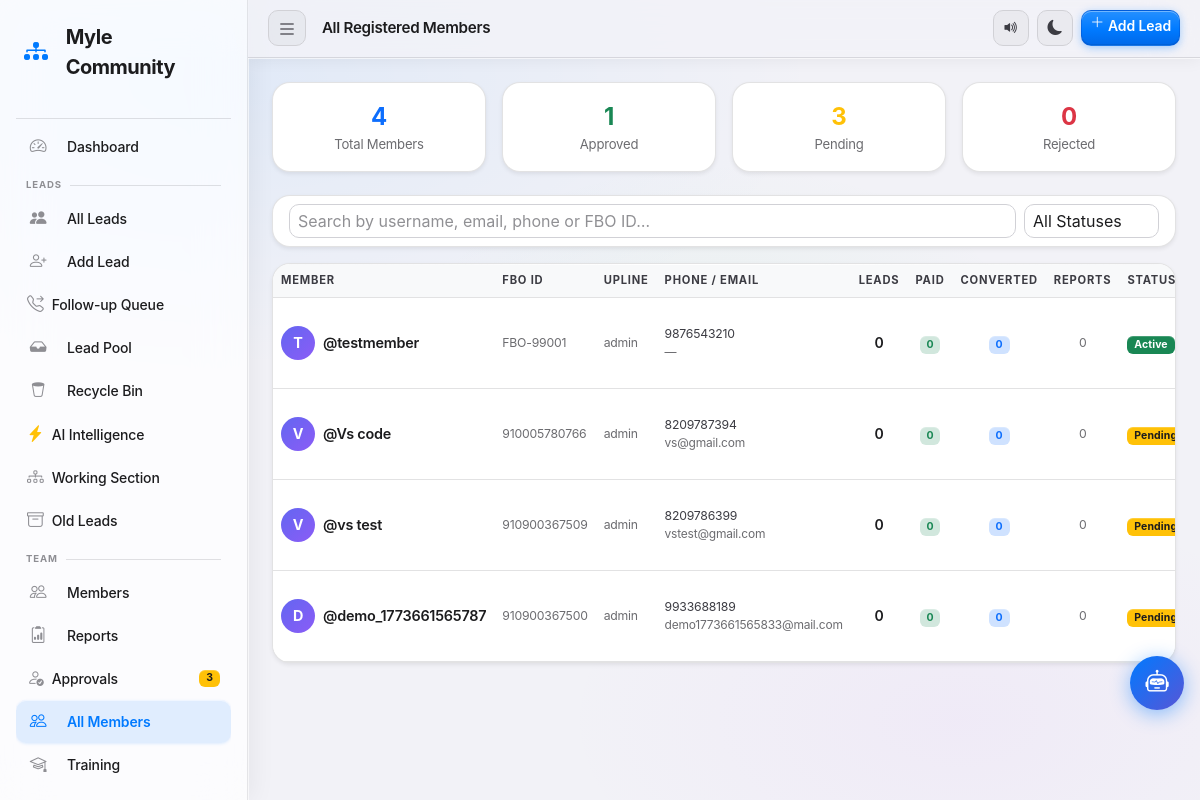
The page /admin/members (signed in) on the database its author committed.
### tables this page shows
CREATE TABLE users (
            id         INTEGER PRIMARY KEY AUTOINCREMENT,
            username   TEXT    NOT NULL UNIQUE,
            password   TEXT    NOT NULL,
            role       TEXT    NOT NULL DEFAULT 'team',
            created_at TEXT    NOT NULL DEFAULT (datetime('now','localtime'))
        , fbo_id TEXT NOT NULL DEFAULT '', upline_name TEXT NOT NULL DEFAULT '', phone TEXT NOT NULL DEFAULT '', status TEXT NOT NULL DEFAULT 'pending', email TEXT NOT NULL DEFAULT '', display_picture TEXT NOT NULL DEFAULT '', calling_reminder_time TEXT NOT NULL DEFAULT '', training_required INTEGER NOT NULL DEFAULT 0, training_status TEXT NOT NULL DEFAULT 'not_required', joining_date TEXT NOT NULL DEFAULT '', certificate_path TEXT NOT NULL DEFAULT '', badges_json TEXT NOT NULL DEFAULT '[]', test_score INTEGER NOT NULL DEFAULT -1, test_attempts INTEGER NOT NULL DEFAULT 0, upline_username TEXT NOT NULL DEFAULT '', certificate_blob TEXT NOT NULL DEFAULT '');

### app.py (the view)
@app.route('/admin/members')
@admin_required
@safe_route
def admin_members():
    db = get_db()
    users = db.execute(
        "SELECT * FROM users WHERE role IN ('team','leader') ORDER BY role, status, created_at DESC"
    ).fetchall()
    _rows = db.execute("""
        SELECT assigned_to,
            COUNT(*) as total_leads,
            SUM(CASE WHEN status IN ('Converted','Fully Converted') THEN 1 ELSE 0 END) as converted,
            SUM(CASE WHEN payment_done=1 THEN 1 ELSE 0 END) as paid
        FROM leads WHERE in_pool=0
        GROUP BY assigned_to
    """).fetchall()
    stats_map = {r['assigned_to']: r for r in _rows}
    _rep_rows = db.execute(
        "SELECT username, COUNT(*) as report_count FROM daily_reports GROUP BY username"
    ).fetchall()
    report_map = {r['username']: r['report_count'] for r in _rep_rows}
    leader_metrics = {}
    for u in users:
        if u['role'] == 'leader':
            uname = u['username']
            downline = _get_downline_usernames(db, uname)
            dl_ph = ','.join('?' * len(downline)) if downline else "''"
            day1_c = db.execute(
                f"SELECT COUNT(*) FROM leads WHERE pipeline_stage='day1' AND assigned_to IN ({dl_ph}) AND in_pool=0",
                downline
            ).fetchone()[0] if downline else 0
            seat_c = db.execute(
                f"SELECT COUNT(*) FROM leads WHERE pipeline_stage='seat_hold' AND current_owner=? AND in_pool=0",
                (uname,)
            ).fetchone()[0]
            conv_c = db.execute(
                f"SELECT COUNT(*) FROM leads WHERE pipeline_stage='complete' AND assigned_to IN ({dl_ph}) AND in_pool=0",
                downline
            ).fetchone()[0] if downline else 0
            conv_pct = round(conv_c / day1_c * 100, 1) if day1_c > 0 else 0
            leader_metrics[uname] = {
                'downline_count': len(downline),
                'day1_leads': day1_c,
                'seat_holds': seat_c,
                'converted': conv_c,
                'conv_pct': conv_pct,
            }
    leaders = db.execute(
        "SELECT username FROM users WHERE role='leader' AND status='approved' ORDER BY username"
    ).fetchall()
    db.close()
    return render_template('all_members.html',
                           users=users,
                           stats_map=stats_map,
                           report_map=report_map,
                           leader_metrics=leader_metrics,
                           leaders=leaders)

### app.py (called while the page is built, shortened)
def _check_session_valid():
    username = session.get('username')
    if not username:
        return False
    try:
        db = get_db()
        row = db.execute(
            "SELECT status FROM users WHERE username=?", (username,)
        ).fetchone()
        db.close()
        if not row or row['status'] != 'approved':
            session.clear()
            return False
        return True
    except Exception as e:
        app.logger.error(f"_check_session_valid() DB error: {e}")
        return True  # fail-open: let the route handle the DB error

def admin_required(f):
    @wraps(f)
    def decorated(*args, **kwargs):
        if 'username' not in session:
            flash('Please log in to continue.', 'warning')
            return redirect(url_for('login'))
        if not _check_session_valid():
            flash('Your account is no longer active. Please contact an admin.', 'danger')
            return redirect(url_for('login'))
        if session.get('role') != 'admin':
            flash('Admin access required.', 'danger')
            return redirect(url_for('team_dashboard'))
        return f(*args, **kwargs)
    return decorated

def safe_route(f):
    @wraps(f)
    def decorated(*args, **kwargs):
        try:
            return f(*args, **kwargs)
        except Exception as e:
            import traceback as _tb
            app.logger.error(f"Route {request.path} crashed: {e}\n{_tb.format_exc()}")
            if request.headers.get('X-Requested-With') == 'XMLHttpRequest' or request.is_json:
                return {'ok': False, 'error': 'Something went wrong, please try again'}, 500
            flash('Kuch gadbad ho gayi. Please dubara try karein.', 'danger')
            if session.get('role') == 'admin':
                return redirect(url_for('admin_dashboard'))
            if 'username' in session:
                return redirect(url_for('team_dashboard'))
            return redirect(url_for('login'))
    return decorated

@app.before_request
def dev_bypass_auth():
    if not _DEV_BYPASS_AUTH or session.get('username'):
        return
    if request.path.startswith('/static') or request.path.startswith('/watch/'):
        return
    session['username'] = 'admin'
    session['role'] = 'admin'
    session.permanent = True

@app.before_request
def csrf_protect():
    if '_csrf_token' not in session:
        session['_csrf_token'] = secrets.token_hex(32)
    if request.method in ('GET', 'HEAD', 'OPTIONS', 'TRACE'):
        return

### templates/all_members.html (shortened to what this page needs)
{% extends "base.html" %}
{% block page_title %}All Registered Members{% endblock %}
{% block content %}
<div class="row g-3 mb-4">
  {% set approved = users|selectattr('status','equalto','approved')|list %}
  {% set pending  = users|selectattr('status','equalto','pending')|list %}
  {% set rejected = users|selectattr('status','equalto','rejected')|list %}
  <div class="col-6 col-md-3">
    <div class="card border-0 shadow-sm text-center py-3">
      <div class="fw-bold fs-4 text-primary">{{ users|length }}</div>
      <div class="text-muted small">Total Members</div>
    </div>
  </div>
  <div class="col-6 col-md-3">
    <div class="card border-0 shadow-sm text-center py-3">
      <div class="fw-bold fs-4 text-success">{{ approved|length }}</div>
      <div class="text-muted small">Approved</div>
    </div>
  </div>
  <div class="col-6 col-md-3">
    <div class="card border-0 shadow-sm text-center py-3">
      <div class="fw-bold fs-4 text-warning">{{ pending|length }}</div>
      <div class="text-muted small">Pending</div>
    </div>
  </div>
  <div class="col-6 col-md-3">
    <div class="card border-0 shadow-sm text-center py-3">
      <div class="fw-bold fs-4 text-danger">{{ rejected|length }}</div>
      <div class="text-muted small">Rejected</div>
    </div>
  </div>
</div>
<div class="card border-0 shadow-sm mb-3">
  <div class="card-body py-2">
    <div class="row g-2 align-items-center">
      <div class="col-12 col-sm">
        <input type="text" id="memberSearch" class="form-control form-control-sm"
               placeholder="Search by username, email, phone or FBO ID…" oninput="filterTable()">
      </div>
      <div class="col-auto">
        <select id="statusFilter" class="form-select form-select-sm" onchange="filterTable()">
          <option value="">All Statuses</option>
        </select>
      </div>
    </div>
  </div>
</div>
<div class="card border-0 shadow-sm">
  <div class="card-body p-0">
    <div class="table-responsive">
      <table class="table table-hover align-middle mb-0" id="membersTable">
        <thead class="table-light small text-muted">
          <tr>
            <th>Member</th>
            <th class="d-none d-md-table-cell">FBO ID</th>
            <th class="d-none d-md-table-cell">Upline</th>
            <th class="d-none d-sm-table-cell">Phone / Email</th>
            <th class="text-center">Leads</th>
            <th class="text-center">Paid</th>
            <th class="text-center">Converted</th>
            <th class="text-center">Reports</th>
            <th>Status</th>
          </tr>
        </thead>
        <tbody id="membersBody">
          {% for u in users %}
          {% set s = stats_map.get(u.username, {}) %}
          <tr class="member-row"
              data-name="{{ u.username|lower }}"
              data-email="{{ u.email|lower }}"
              data-phone="{{ u.phone }}"
              data-fbo="{{ u.fbo_id|lower }}"
              data-status="{{ u.status }}">
            <td>
              <div class="d-flex align-items-center gap-2">
                {% if u.display_picture %}
                  <img src="{{ u.display_picture }}" class="rounded-circle" width="34" height="34"
                       style="object-fit:cover;flex-shrink:0;">
                {% else %}
                  <div class="rounded-circle d-flex align-items-center justify-content-center flex-shrink-0"
                       style="width:34px;height:34px;background:linear-gradient(135deg,#6366f1,#8b5cf6);color:white;font-size:0.9rem;font-weight:700;">
                    {{ u.username[0]|upper }}
                  </div>
                {% endif %}
                <div>
                  <div class="fw-semibold" style="font-size:0.9rem;">@{{ u.username }}</div>
                </div>
              </div>
            </td>
            <td class="d-none d-md-table-cell text-muted small">{{ u.fbo_id or '—' }}</td>
            <td class="d-none d-md-table-cell text-muted small">{{ u.upline_username or u.upline_name or '—' }}</td>
            <td class="d-none d-sm-table-cell">
              <div class="small">{{ u.phone or '—' }}</div>
              <div class="text-muted" style="font-size:0.75rem;">{{ u.email or '—' }}</div>
            </td>
            <td class="text-center fw-semibold">{{ s.total_leads if s else 0 }}</td>
            <td class="text-center">
              <span class="badge bg-success-subtle text-success">{{ s.paid if s else 0 }}</span>
            </td>
            <td class="text-center">
              <span class="badge bg-primary-subtle text-primary">{{ s.converted if s else 0 }}</span>
            </td>
            <td class="text-center text-muted small">{{ report_map.get(u.username, 0) }}</td>
            <td>
              {% if u.status == 'approved' %}
                <span class="badge bg-success">Active</span>
              {% elif u.status == 'pending' %}
                <span class="badge bg-warning text-dark">Pending</span>
              {% else %}
                <span class="badge bg-danger">Rejected</span>
              {% endif %}
            </td>
          </tr>
          {% else %}
          <tr>
            <td colspan="11" class="text-center text-muted py-5">
              <i class="bi bi-people display-5 d-block mb-2"></i>No members registered yet.
            </td>
          </tr>
          {% endfor %}
        </tbody>
      </table>
    </div>
  </div>
</div>
{% endblock %}

### rows shown on the page
users: username "T", username "testmember", fbo "FBO-99001", upline_username "admin", phone "9876543210", email "—", test_attempts "0", get "0", status "Active"
users: username "V", username "Vs code", fbo "910005780766", upline_username+upline_name "admin", phone "8209787394", email "vs@gmail.com", total_leads "0", paid "0", converted "0", get "0", status "Pending"
users: username "V", username "vs test", fbo "910900367509", upline_username+upline_name "admin", phone "8209786399", email "vstest@gmail.com", total_leads "0", paid "0", converted "0", get "0", status "Pending"
users: username "D", username "demo_1773661565787", fbo "910900367500", upline_username+upline_name "admin", phone "9933688189", email "demo1773661565833@mail.com", test_attempts "0", get "0", status "Pending"

### other values the page prints
{{ pending_count }} "3"
{{ users|length }} "4"
{{ approved|length }} "1"
{{ pending|length }} "3"
{{ rejected|length }} "0"
